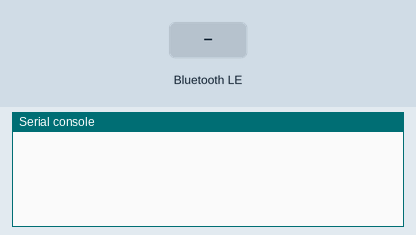
Recording of a program running on a simulated ESP32 board running MicroPython. Shown: the last lines printed to the serial console. The test bench sets the inputs (shaded band). Random numbers come from a fixed seed; nothing arrives over Bluetooth unless stated.

Above: at 1.2 s.
1.3 s: "1" written over Bluetooth
At 2.0 s:
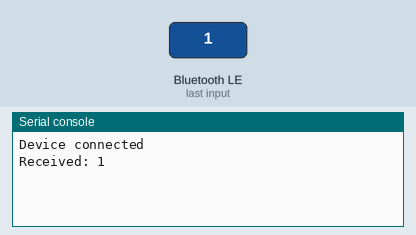
2.8 s: "on" written over Bluetooth
At 3.1 s:
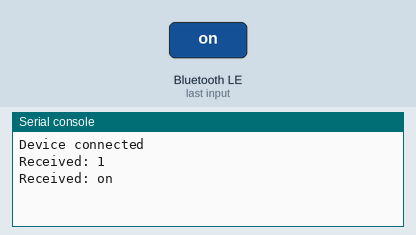
5.8 s: "off" written over Bluetooth
At 6.6 s:
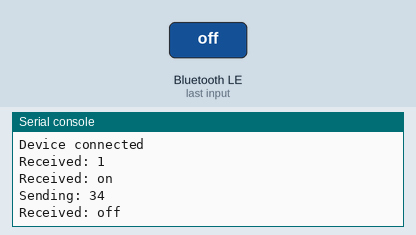

The program:

ble_ubluetooth_2.py
```python
import ubluetooth
import urandom
from machine import Timer

class BLEUART:
    def __init__(self, name="ESP32-BLE"):
        self.ble = ubluetooth.BLE()
        self.ble.active(True)
        self.ble.irq(self.bt_irq)

        self.tx = None
        self.rx = None
        self.conn_handle = None

        # UART Service UUID
        UART_UUID = ubluetooth.UUID("6E400001-B5A3-F393-E0A9-E50E24DCCA9E")
        # RX Characteristic (write)
        RX_UUID = ubluetooth.UUID("6E400002-B5A3-F393-E0A9-E50E24DCCA9E")
        # TX Characteristic (notify)
        TX_UUID = ubluetooth.UUID("6E400003-B5A3-F393-E0A9-E50E24DCCA9E")

        self.tx = (TX_UUID, ubluetooth.FLAG_NOTIFY)
        self.rx = (RX_UUID, ubluetooth.FLAG_WRITE)

        UART_SERVICE = (UART_UUID, (self.tx, self.rx))
        SERVICES = (UART_SERVICE, )

        ((self.tx_handle, self.rx_handle), ) = self.ble.gatts_register_services(SERVICES)
        self.ble.gap_advertise(100, adv_data=self._advertise(name))

    def _advertise(self, name):
        name_bytes = bytes(name, 'utf-8')
        adv_data = bytearray()
        adv_data += bytes((len(name_bytes) + 1, 0x09)) + name_bytes
        return adv_data

    def bt_irq(self, event, data):
        if event == 1:  # central connected
            self.conn_handle, _, _ = data
            print("Device connected")
        elif event == 2:  # central disconnected
            print("Device disconnected")
            self.conn_handle = None
            self.ble.gap_advertise(100, adv_data=self._advertise("ESP32-BLE"))
        elif event == 3:  # write to RX
            conn_handle, attr_handle = data
            msg = self.ble.gatts_read(self.rx_handle).decode('utf-8').strip()
            print("Received:", msg)

    def send(self, data):
        if self.conn_handle is not None:
            self.ble.gatts_notify(self.conn_handle, self.tx_handle, data)

ble_uart = BLEUART()

def send_random(t):
    num = str(urandom.getrandbits(8))  # מספר אקראי בין 0 ל-255
    print("Sending:", num)
    ble_uart.send(num)

# שליחה כל 5 שניות
timer = Timer(0)
timer.init(period=5000, mode=Timer.PERIODIC, callback=send_random)
```

Measured:
- after the input at 1.3 s, the serial console: prints a new line at once (image 1)
- after the input at 2.8 s, the serial console: prints a new line at once (image 2)
- after the input at 5.8 s, the serial console: prints a new line at once (image 3)
